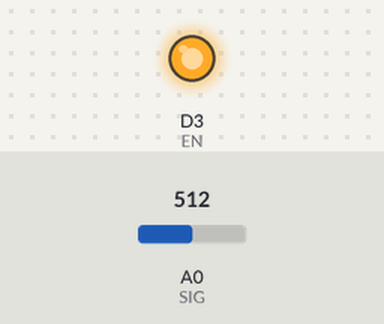
A sketch run on a simulated ESP8266 (NodeMCU). On the bench: output pins drawn as LEDs (lit = HIGH). The test bench sets the inputs (shaded band); at power-on: A0 (SIG) = 512. Pins used as bus, display or sensor lines are not drawn; what the sketch prints to the serial monitor is not drawn.

Above: at 0.8 s.
Timing chart, 0 to 3.1 s (numbered marks = the images above):
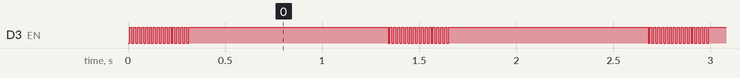

Measured:
- by itself, D3 (EN): moves between LOW and HIGH, repeating every 1.3 s

The sketch:

16_Chaneel_Analog_Multiplexer_Code.ino
```cpp
// Extend Analog Inputs for NodeMCU board using 16 channel Analog Multiplexer

// Note Summary
// Note : Safety is very important when dealing with electricity. We take no responsibilities while you do it at your own risk.
// Note : NodeMCU is a very famous micro-controller with Wifi function which is commonly used for Internet Of Thing (IOT) application.
// Note : However,NodeMCU only has one analog input which only allow to read one analog sensor.
// Note : This code is made practical to convert 1 Analog Input to up to 16 Analog Inputs using the 16-channel Analog Multiplexer Module.
// Note : The main code for 16 channel Analog Multiplexer was Written by Sachin Soni for techiesms YouTube channel & community (https://www.youtube.com/watch?v=02spXPoa_Y8)
// Note : Solarduino is only to modify the code to suit our own undertanding and application.

/*/////////////////////////////////////////////////////////////////////////////////////////////////////////////////////////////////////////////////////////////////////////////////////*/////////////*/


    /* 0- General */

    #define S0 D1                             /* Assign Multiplexer pin S0 connect to pin D1 of NodeMCU */
    #define S1 D5                             /* Assign Multiplexer pin S1 connect to pin D5 of NodeMCU */
    #define S2 D6                             /* Assign Multiplexer pin S2 connect to pin D6 of NodeMCU */
    #define S3 D7                             /* Assign Multiplexer pin S3 connect to pin D7 of NodeMCU */
    #define SIG A0                            /* Assign SIG pin as Analog output for all 16 channels of Multiplexer to pin A0 of NodeMCU */
    #define EN D3                             /* Assign EN pin as D3 */

    int decimal = 2;                          // Decimal places of the sensor value outputs
    int sensor0;                            /* Assign the name "sensor0" as analog output value from Channel C0 */
    int sensor1;                            /* Assign the name "sensor1" as analog output value from Channel C1 */
    int sensor2;                            /* Assign the name "sensor2" as analog output value from Channel C2 */
    int sensor3;                            /* Assign the name "sensor3" as analog output value from Channel C3 */
    int sensor4;                            /* Assign the name "sensor4" as analog output value from Channel C4 */
    int sensor5;                            /* Assign the name "sensor5" as analog output value from Channel C5 */
    int sensor6;                            /* Assign the name "sensor6" as analog output value from Channel C6 */
    int sensor7;                            /* Assign the name "sensor7" as analog output value from Channel C7 */
    int sensor8;                            /* Assign the name "sensor8" as analog output value from Channel C8 */
    int sensor9;                            /* Assign the name "sensor9" as analog output value from Channel C9 */
    int sensor10;                           /* Assign the name "sensor10" as analog output value from Channel C10 */
    int sensor11;                           /* Assign the name "sensor11" as analog output value from Channel C11 */
    int sensor12;                           /* Assign the name "sensor12" as analog output value from Channel C12 */
    int sensor13;                           /* Assign the name "sensor13" as analog output value from Channel C13 */
    int sensor14;                           /* Assign the name "sensor14" as analog output value from Channel C14 */
    int sensor15;                           /* Assign the name "sensor15" as analog output value from Channel C15 */


void setup() {                                /* Put your codes here to run only once during micro controller startup */

    /* 0- General */

    pinMode(S0,OUTPUT);                       /* Define digital signal pin as output to the Multiplexer pin SO */
    pinMode(S1,OUTPUT);                       /* Define digital signal pin as output to the Multiplexer pin S1 */
    pinMode(S2,OUTPUT);                       /* Define digital signal pin as output to the Multiplexer pin S2 */
    pinMode(S3,OUTPUT);                       /* Define digital signal pin as output to the Multiplexer pin S3 */
    pinMode(SIG, INPUT);                      /* Define analog signal pin as input or receiver from the Multiplexer pin SIG */
    pinMode(EN, OUTPUT);                      /* Defire EN pin as Output */

    Serial.begin(115200);                       /* to display readings in Serial Monitor at 9600 baud rates */

}

void loop() {                                 /* Put your codes here to run over and over again endlessly */

    /* 0- General */

    // Channel 0 (C0 pin - binary output 0,0,0,0)
    EN_pin_low();
    digitalWrite(S0,LOW); digitalWrite(S1,LOW); digitalWrite(S2,LOW); digitalWrite(S3,LOW);
    sensor0 = analogRead(SIG);
    EN_pin_high();

    // Channel 1 (C1 pin - binary output 1,0,0,0)
    EN_pin_low();
    digitalWrite(S0,HIGH); digitalWrite(S1,LOW); digitalWrite(S2,LOW); digitalWrite(S3,LOW);
    sensor1 = analogRead(SIG);
    EN_pin_high();

    // Channel 2 (C2 pin - binary output 0,1,0,0)
    EN_pin_low();
    digitalWrite(S0,LOW); digitalWrite(S1,HIGH); digitalWrite(S2,LOW); digitalWrite(S3,LOW);
    sensor2 = analogRead(SIG);
    EN_pin_high();

    // Channel 3 (C3 pin - binary output 1,1,0,0)
    EN_pin_low();
    digitalWrite(S0,HIGH); digitalWrite(S1,HIGH); digitalWrite(S2,LOW); digitalWrite(S3,LOW);
    sensor3 = analogRead(SIG);
    EN_pin_high();

    // Channel 4 (C4 pin - binary output 0,0,1,0)
    EN_pin_low();
    digitalWrite(S0,LOW); digitalWrite(S1,LOW); digitalWrite(S2,HIGH); digitalWrite(S3,LOW);
    sensor4 = analogRead(SIG);
    EN_pin_high();

    // Channel 5 (C5 pin - binary output 1,0,1,0)
    EN_pin_low();
    digitalWrite(S0,HIGH); digitalWrite(S1,LOW); digitalWrite(S2,HIGH); digitalWrite(S3,LOW);
    sensor5 = analogRead(SIG);
    EN_pin_high();

    // Channel 6 (C6 pin - binary output 0,1,1,0)
    EN_pin_low();
    digitalWrite(S0,LOW); digitalWrite(S1,HIGH); digitalWrite(S2,HIGH); digitalWrite(S3,LOW);
    sensor6 = analogRead(SIG);
    EN_pin_high();

    // Channel 7 (C7 pin - binary output 1,1,1,0)
    EN_pin_low();
    digitalWrite(S0,HIGH); digitalWrite(S1,HIGH); digitalWrite(S2,HIGH); digitalWrite(S3,LOW);
    sensor7 = analogRead(SIG);
    EN_pin_high();

    // Channel 8 (C8 pin - binary output 0,0,0,1)
    EN_pin_low();
    digitalWrite(S0,LOW); digitalWrite(S1,LOW); digitalWrite(S2,LOW); digitalWrite(S3,HIGH);
    sensor8 = analogRead(SIG);
    EN_pin_high();

    // Channel 9 (C9 pin - binary output 1,0,0,1)
    EN_pin_low();
    digitalWrite(S0,HIGH); digitalWrite(S1,LOW); digitalWrite(S2,LOW); digitalWrite(S3,HIGH);
    sensor9 = analogRead(SIG);
    EN_pin_high();

    // Channel 10 (C10 pin - binary output 0,1,0,1)
    EN_pin_low();
    digitalWrite(S0,LOW); digitalWrite(S1,HIGH); digitalWrite(S2,LOW); digitalWrite(S3,HIGH);
    sensor10 = analogRead(SIG);
    EN_pin_high();

    // Channel 11 (C11 pin - binary output 1,1,0,1)
    EN_pin_low();
    digitalWrite(S0,HIGH); digitalWrite(S1,HIGH); digitalWrite(S2,LOW); digitalWrite(S3,HIGH);
    sensor11 = analogRead(SIG);
    EN_pin_high();

    // Channel 12 (C12 pin - binary output 0,0,1,1)
    EN_pin_low();
    digitalWrite(S0,LOW); digitalWrite(S1,LOW); digitalWrite(S2,HIGH); digitalWrite(S3,HIGH);
    sensor12 = analogRead(SIG);
    EN_pin_high();

    // Channel 13 (C13 pin - binary output 1,0,1,1)
    EN_pin_low();
    digitalWrite(S0,HIGH); digitalWrite(S1,LOW); digitalWrite(S2,HIGH); digitalWrite(S3,HIGH);
    sensor13 = analogRead(SIG);
    EN_pin_high();

    // Channel 14 (C14 pin - binary output 0,1,1,1)
    EN_pin_low();
    digitalWrite(S0,LOW); digitalWrite(S1,HIGH); digitalWrite(S2,HIGH); digitalWrite(S3,HIGH);
    sensor14 = analogRead(SIG);
    EN_pin_high();

    // Channel 15 (C15 pin - binary output 1,1,1,1)
    EN_pin_low();
    digitalWrite(S0,HIGH); digitalWrite(S1,HIGH); digitalWrite(S2,HIGH); digitalWrite(S3,HIGH);
    sensor15 = analogRead(SIG);
    EN_pin_high();

    Serial.print("Sensor 0 : ");Serial.println(sensor0);          /* state value for sensor 0 */
    Serial.print("Sensor 1 : ");Serial.println(sensor1);          /* state value for sensor 1 */
    Serial.print("Sensor 2 : ");Serial.println(sensor2);          /* state value for sensor 2 */
    Serial.print("Sensor 3 : ");Serial.println(sensor3);          /* state value for sensor 3 */
    Serial.print("Sensor 4 : ");Serial.println(sensor4);          /* state value for sensor 4 */
    Serial.print("Sensor 5 : ");Serial.println(sensor5);          /* state value for sensor 5 */
    Serial.print("Sensor 6 : ");Serial.println(sensor6);          /* state value for sensor 6 */
    Serial.print("Sensor 7 : ");Serial.println(sensor7);          /* state value for sensor 7 */
    Serial.print("Sensor 8 : ");Serial.println(sensor8);          /* state value for sensor 8 */
    Serial.print("Sensor 9 : ");Serial.println(sensor9);          /* state value for sensor 9 */
    Serial.print("Sensor 10 : ");Serial.println(sensor10);        /* state value for sensor 10 */
    Serial.print("Sensor 11 : ");Serial.println(sensor11);        /* state value for sensor 11 */
    Serial.print("Sensor 12 : ");Serial.println(sensor12);        /* state value for sensor 12 */
    Serial.print("Sensor 13 : ");Serial.println(sensor13);        /* state value for sensor 13 */
    Serial.print("Sensor 14 : ");Serial.println(sensor14);        /* state value for sensor 14 */
    Serial.print("Sensor 15 : ");Serial.println(sensor15);        /* state value for sensor 15 */

    delay(1000);                                                  // Read the value every second

}

void EN_pin_low(){
  digitalWrite(EN, LOW);
  delay(10);
}

void EN_pin_high(){
  digitalWrite(EN, HIGH);
  delay(10);
}
```
